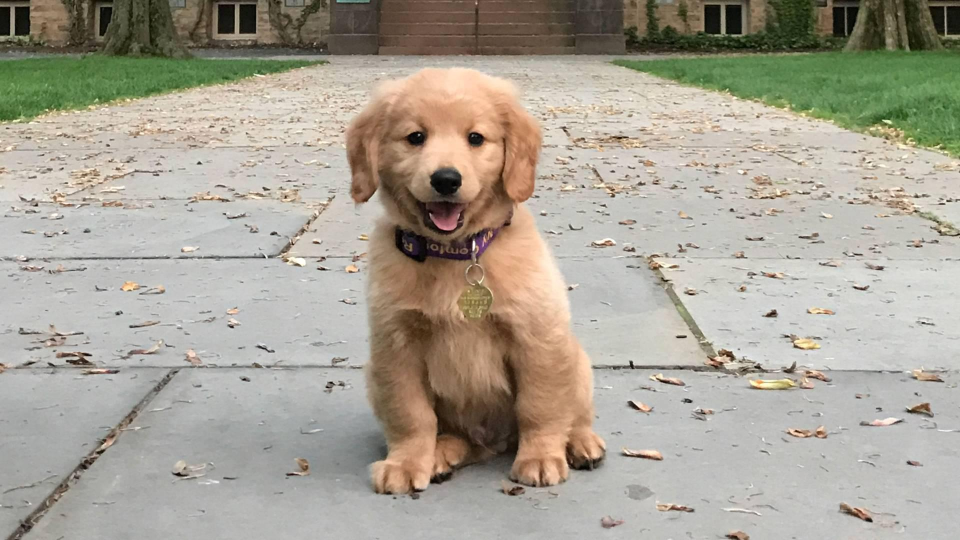
#> input picture dog.jpg, 1920 x 1080 px (shown at 1/2 size)
$ jupyter execute DFTvsDCT.ipynb
#> lines starting #> are read from the running program, lines starting #| are printed output that depends on the picture
<h1>Project 1: Image Compression using DCT and DFT</h1>
<p>In this project well implement two different image compression techniques which are Discrete Cosine Transform and Discrete Fourier Transform. We'll compare how each one perfoms and how this relates to their mathematics.</p>

<h3>first we start with image preprocessing</h3>

[cell 1]
import numpy as np
import pandas as pd
import matplotlib.pyplot as plt
from PIL import Image
from scipy.fftpack import dct, idct, fft, ifft
from skimage.util import img_as_float
from skimage.color import rgb2gray
import cv2

[cell 2]
#image loading
image = cv2.imread('dog.jpg')
#> image is the input picture: shape (1080, 1920, 3); mean B, G, R 148.9, 162.2, 168.2
# image = cv2.cvtColor(image, cv2.COLOR_BGR2RGB)
image = img_as_float(image)
gray_image = rgb2gray(image)
plt.imshow(gray_image, cmap='gray')
plt.title('Original Grayscale Image')
plt.axis('off')
plt.show()

[cell 3]
#i'll resize it to 256x256 for simplicity
image_resized = cv2.resize(gray_image,(256,256))
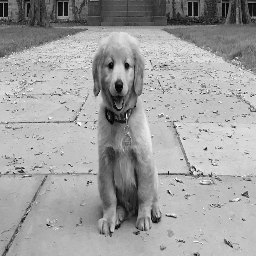
#> image_resized: shape (256, 256) float64; min 0.00266, max 0.992, mean 0.627

<h3> Now let's Divide the image into 8x8 blocks </h3>

[cell 4]
blksize =8
blocks = []
for i in range(0, image_resized.shape[0], blksize):
    for j in range(0, image_resized.shape[1], blksize):
        block = image_resized[i:i+blksize, j:j+blksize]
        blocks.append(block)
#> after the loop, blocks = 1024 items
blocks = np.array(blocks)
plt.imshow(blocks[0], cmap='gray')
plt.title('first block')
plt.axis('off')
plt.show()

### Next we apply DCT to each block...but let's first understannd what and how DCT works:
<p>Given a signal x[n], we could previously use DFT to transform it to frequency domain where x[f] = summation of X[m] * e^(-j2pikn/N) over k=0 to N-1 and to get back to time representaion -> IDFT is then x[n] = summation of X[k]/N * e^(j2pikn/N) over k=0 to N-1. Obviously this yeilds complex numbers/sinusiods which are not ideal, nor cost effective, for image processing. It won't matter a lot when working on LTI systems, but for compression tasks, we want to avoid complex numbers as much as possible. Loss of information happens when we quantize the coefficients, and working with complex numbers makes this loss worse.
On the other hand, with DCT, the signal is represented as a sum of cosine functions oscillating at different frequencies, so losing a part of signal is less effective as another half represents the same information.
DCT is a similar transform that uses yields real numbers and cosines instead of complex exponentials. In DCT, large amount of signal information is cocentrated mostly in lower frequencies, which makes it more suitable for compression tasks as we can lose parts of the higher frequency components with less quality loss.(As we learned in information thery, higher freqs represent less important and the more probability of occurance, the less information they carry).</p>

[cell 5]
#number of blocks
blocks

[cell 6]
#plot resized image
plt.imshow(image_resized, cmap='gray')
plt.title('resized image')
plt.axis('off')
plt.show()

[cell 7]
#apply dct 2d with 1d function
blocks.shape[0]
#> Out = 1024

[cell 8]
dct_rows = np.zeros_like(blocks)
dct_blocks = np.zeros_like(blocks)
for r in range (blocks.shape[0]):
    dct_rows[r] = dct(blocks[r], axis=1, norm='ortho')
for c in range (blocks.shape[0]):
    dct_blocks[c]=dct(dct_rows[c], axis=0, norm='ortho')

Now let's compute energy compaction for DCT 8x8 blocks:

[cell 9]
dct_blocks

[cell 10]
#flatten first the blocks
flattened_dct_blocks = dct_blocks.reshape(dct_blocks.shape[0], -1)
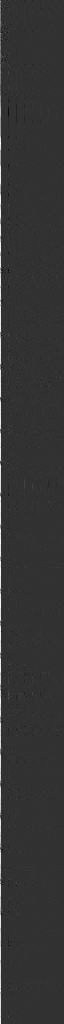
#> flattened_dct_blocks: shape (1024, 64) float64; min -1.67, max 6.86, mean 0.0773; drawn with min black and max white
flattened_dct_blocks

[cell 11]
#magnitudes calculation
magnitudes = np.abs(flattened_dct_blocks)
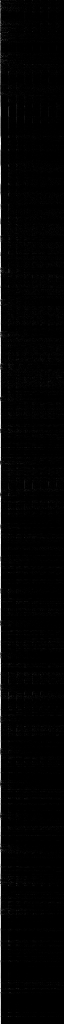
#> magnitudes: shape (1024, 64) float64; min 1.81e-07, max 6.86, mean 0.124; drawn with min black and max white
magnitudes

[cell 12]
#now we try different compression ratios by zeroing small coefficients
def compress_dct_blocks(dct_blocks, keep_fraction):
    flattened = dct_blocks.reshape(dct_blocks.shape[0], -1)
    magnitudes = np.abs(flattened)
    compressed_blocks = np.zeros_like(flattened)
    for i in range(magnitudes.shape[0]):
        thresh = np.percentile(magnitudes[i], (1 - keep_fraction) * 100)
        compressed_blocks[i] = np.where(magnitudes[i] >= thresh, flattened[i], 0)
    return compressed_blocks.reshape(dct_blocks.shape)
compression_ratios = [0.1, 0.3, 0.5, 0.7, 0.9]
compressed_dct_blocks_list = []
for ratio in compression_ratios:
    compressed_blocks = compress_dct_blocks(dct_blocks, ratio)
    compressed_dct_blocks_list.append(compressed_blocks)
#> after the loop, compressed_dct_blocks_list = 5 items
compressed_dct_blocks_list
#reconstruct images from compressed dct blocks
def reconstruct_image_from_dct_blocks(dct_blocks, image_shape, blksize):
    reconstructed_image = np.zeros(image_shape)
    idx = 0
    for i in range(0, image_shape[0], blksize):
        for j in range(0, image_shape[1], blksize):
            block_dct = dct_blocks[idx]
            block_idct_rows = idct(block_dct, axis=0, norm='ortho')
            block_idct = idct(block_idct_rows, axis=1, norm='ortho')
            reconstructed_image[i:i+blksize, j:j+blksize] = block_idct
            idx += 1
    return reconstructed_image
reconstructed_images = []
for compressed_blocks in compressed_dct_blocks_list:
    reconstructed_image = reconstruct_image_from_dct_blocks(compressed_blocks, image_resized.shape, blksize)
    reconstructed_images.append(reconstructed_image)
#> this loop made 5 passes
#> after the loop, reconstructed_images = 5 items
#display reconstructed images
for i, ratio in enumerate(compression_ratios):
    plt.imshow(reconstructed_images[i], cmap='gray')
    plt.title(f'Reconstructed Image with {int(ratio*100)}% DCT Coefficients')
    plt.axis('off')
    plt.show()

[cell 13]
#now i'll calc mean squared error for each reconstructed image
#first normal image mse
mse_values = []
norm_image = np.linalg.norm(image_resized)
#> norm_image = 168.2
for reconstructed_image in reconstructed_images:
    # mse = np.mean((image_resized - reconstructed_image) ** 2) / (norm_image ** 2)
    mse = np.mean((image_resized - reconstructed_image) ** 2)
    mse_values.append(mse)
#> this loop made 5 passes
#> mse on passes 1 to 5: 0.00226, 0.000772, 0.000242, 4.94e-05, 3.14e-06
#> after the loop, mse_values = [0.00226, 0.000772, 0.000242, 4.94e-05, 3.14e-06]
mse_values
#plot mse vs compression ratio
plt.plot([int(r*100) for r in compression_ratios], mse_values, marker
='o')
plt.title('MSE vs Compression Ratio using DCT')
plt.xlabel('Compression Ratio (%)')
plt.ylabel('Normalized Mean Squared Error (MSE)')
plt.grid()
plt.show()

### The previous part was implemneted on 8x8 blocks, let's try 4x4 blocks now:

[cell 14]
#divide into 4x4 blocks
blksize =4
blocks = []
for i in range(0, image_resized.shape[0], blksize):
    for j in range(0, image_resized.shape[1], blksize):
        block = image_resized[i:i+blksize, j:j+blksize]
        blocks.append(block)
#> after the loop, blocks = 4096 items
blocks = np.array(blocks)
plt.imshow(blocks[0], cmap='gray')
plt.title('first block')
plt.axis('off')
plt.show()
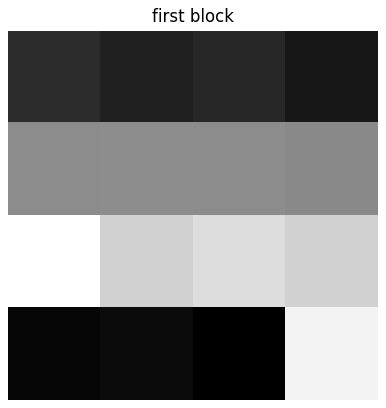
#> figure drawn by matplotlib, 1 panel
#then repeat the same steps as before with 4x4 blocks
dct_rows = np.zeros_like(blocks)
dct_blocks = np.zeros_like(blocks)
for r in range (blocks.shape[0]):
    dct_rows[r] = dct(blocks[r], axis=1, norm='ortho')
for c in range (blocks.shape[0]):
    dct_blocks[c]=dct(dct_rows[c], axis=0, norm='ortho')
dct_blocks
#flatten first the blocks
flattened_dct_blocks = dct_blocks.reshape(dct_blocks.shape[0], -1
)
flattened_dct_blocks
#magnitudes calculation
magnitudes = np.abs(flattened_dct_blocks)
magnitudes
#now we try different compression ratios by zeroing small coefficients
def compress_dct_blocks(dct_blocks, keep_fraction):
    flattened = dct_blocks.reshape(dct_blocks.shape[0], -1)
    magnitudes = np.abs(flattened)
    compressed_blocks = np.zeros_like(flattened)
    for i in range(magnitudes.shape[0]):
        thresh = np.percentile(magnitudes[i], (1 - keep_fraction) * 100)
        compressed_blocks[i] = np.where(magnitudes[i] >= thresh, flattened[i], 0)
    return compressed_blocks.reshape(dct_blocks.shape)
compression_ratios = [0.1, 0.3, 0.5,
                        0.7, 0.9]
compressed_dct_blocks_list = []
for ratio in compression_ratios:
    compressed_blocks = compress_dct_blocks(dct_blocks, ratio)
    compressed_dct_blocks_list.append(compressed_blocks)
compressed_dct_blocks_list
#reconstruct images from compressed dct blocks
def reconstruct_image_from_dct_blocks(dct_blocks, image_shape, blksize):
    reconstructed_image = np.zeros(image_shape)
    idx = 0
    for i in range(0, image_shape[0], blksize):
        for j in range(0, image_shape[1], blksize):
            block_dct = dct_blocks[idx]
            block_idct_rows = idct(block_dct, axis=0, norm='ortho')
            block_idct = idct(block_idct_rows, axis=1, norm='ortho')
            reconstructed_image[i:i+blksize, j:j+blksize] = block_idct
            idx += 1
    return reconstructed_image
reconstructed_images = []
for compressed_blocks in compressed_dct_blocks_list:
    reconstructed_image = reconstruct_image_from_dct_blocks(compressed_blocks, image_resized.shape, blksize)
    reconstructed_images.append(reconstructed_image)
#> this loop made 5 passes
#> pass 1, `reconstructed_image = reconstruct_image_from_dct_blocks(compressed_blo..`:
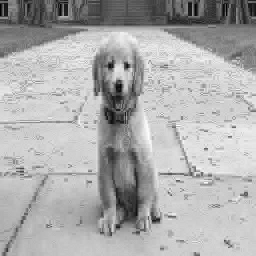
#> reconstructed_image: shape (256, 256) float64; min -0.0335, max 0.938, mean 0.627; drawn with min black and max white
#display reconstructed images
for i, ratio in enumerate(compression_ratios):
    plt.imshow(reconstructed_images[i], cmap='gray')
    plt.title(f'Reconstructed Image with {int(ratio*100)}% DCT Coefficients (4x4 blocks)')
    plt.axis('off')
    plt.show()
#now i'll calc mean squared error for each reconstructed image
#mse for 4x4 blocks
mse_values = []
norm_image = np.linalg.norm(image_resized)
for reconstructed_image in reconstructed_images:
    # mse = np.mean((image_resized - reconstructed_image) ** 2) / (norm_image ** 2)
    mse = np.mean((image_resized - reconstructed_image) ** 2)
    mse_values.append(mse)
#> this loop made 5 passes
#> mse on passes 1 to 5: 0.00286, 0.000945, 0.000336, 9.04e-05, 1.08e-05
#> after the loop, mse_values = [0.00286, 0.000945, 0.000336, 9.04e-05, 1.08e-05]
mse_values
#plot mse vs compression ratio
plt.plot([int(r*100) for r in compression_ratios], mse_values, marker
='o')
plt.title('MSE vs Compression Ratio using DCT (4x4 blocks)')
plt.xlabel('Compression Ratio (%)')
plt.ylabel('Normalized Mean Squared Error (MSE)')
plt.grid()
plt.show()

### Now DCT on 16x16 blocks:

[cell 15]
#divide into 16x16 blocks
blksize =16
blocks = []
for i in range(0, image_resized.shape[0], blksize):
    for j in range(0, image_resized.shape[1], blksize):
        block = image_resized[i:i+blksize, j:j+blksize]
        blocks.append(block)
#> after the loop, blocks = 256 items
blocks = np.array(blocks)
plt.imshow(blocks[0], cmap='gray')
plt.title('first block')
plt.axis('off')
plt.show()
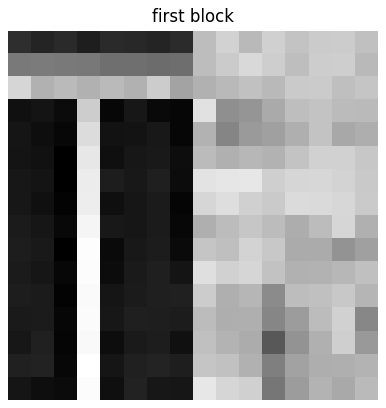
#> figure drawn by matplotlib, 1 panel
#then repeat the same steps as before with 4x4 blocks
dct_rows = np.zeros_like(blocks)
dct_blocks = np.zeros_like(blocks)
for r in range (blocks.shape[0]):
    dct_rows[r] = dct(blocks[r], axis=1, norm='ortho')
for c in range (blocks.shape[0]):
    dct_blocks[c]=dct(dct_rows[c], axis=0, norm='ortho')
dct_blocks
#flatten first the blocks
flattened_dct_blocks = dct_blocks.reshape(dct_blocks.shape[0], -1
)
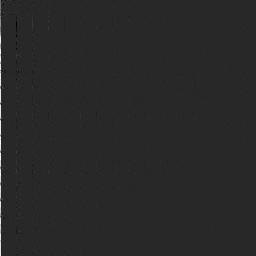
#> flattened_dct_blocks: shape (256, 256) float64; min -2.53, max 13.44, mean 0.0389; drawn with min black and max white
flattened_dct_blocks
#magnitudes calculation
magnitudes = np.abs(flattened_dct_blocks)
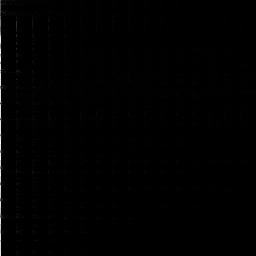
#> magnitudes: shape (256, 256) float64; min 4.14e-08, max 13.44, mean 0.0913; drawn with min black and max white
magnitudes
#now we try different compression ratios by zeroing small coefficients
def compress_dct_blocks(dct_blocks, keep_fraction):
    flattened = dct_blocks.reshape(dct_blocks.shape[0], -1)
    magnitudes = np.abs(flattened)
    compressed_blocks = np.zeros_like(flattened)
    for i in range(magnitudes.shape[0]):
        thresh = np.percentile(magnitudes[i], (1 - keep_fraction) * 100)
        compressed_blocks[i] = np.where(magnitudes[i] >= thresh, flattened[i], 0)
    return compressed_blocks.reshape(dct_blocks.shape)
compression_ratios = [0.1, 0.3, 0.5,
                        0.7, 0.9]
compressed_dct_blocks_list = []
for ratio in compression_ratios:
    compressed_blocks = compress_dct_blocks(dct_blocks, ratio)
    compressed_dct_blocks_list.append(compressed_blocks)
compressed_dct_blocks_list
#reconstruct images from compressed dct blocks
def reconstruct_image_from_dct_blocks(dct_blocks, image_shape, blksize):
    reconstructed_image = np.zeros(image_shape)
    idx = 0
    for i in range(0, image_shape[0], blksize):
        for j in range(0, image_shape[1], blksize):
            block_dct = dct_blocks[idx]
            block_idct_rows = idct(block_dct, axis=0, norm='ortho')
            block_idct = idct(block_idct_rows, axis=1, norm='ortho')
            reconstructed_image[i:i+blksize, j:j+blksize] = block_idct
            idx += 1
    return reconstructed_image
reconstructed_images = []
for compressed_blocks in compressed_dct_blocks_list:
    reconstructed_image = reconstruct_image_from_dct_blocks(compressed_blocks, image_resized.shape, blksize)
    reconstructed_images.append(reconstructed_image)
#> this loop made 5 passes
#> pass 1, `reconstructed_image = reconstruct_image_from_dct_blocks(compressed_blo..`:
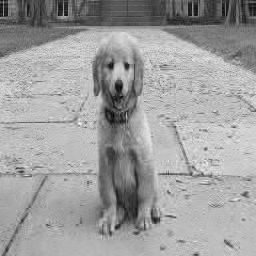
#> reconstructed_image: shape (256, 256) float64; min -0.0728, max 1.05, mean 0.627; drawn with min black and max white
#display reconstructed images
for i, ratio in enumerate(compression_ratios):
    plt.imshow(reconstructed_images[i], cmap='gray')
    plt.title(f'Reconstructed Image with {int(ratio*100)}% DCT Coefficients (16x16)')
    plt.axis('off')
    plt.show()
#now i'll calc mean squared error for each reconstructed image
#mse for 4x4 blocks
mse_values = []
norm_image = np.linalg.norm(image_resized)
for reconstructed_image in reconstructed_images:
    # mse = np.mean((image_resized - reconstructed_image) ** 2) / (norm_image ** 2)
    mse = np.mean((image_resized - reconstructed_image) ** 2)
    mse_values.append(mse)
#> this loop made 5 passes
#> mse on passes 1 to 5: 0.00219, 0.000719, 0.000226, 4.57e-05, 1.83e-06
#> after the loop, mse_values = [0.00219, 0.000719, 0.000226, 4.57e-05, 1.83e-06]
mse_values
#plot mse vs compression ratio
plt.plot([int(r*100) for r in compression_ratios], mse_values, marker
='o')
plt.title('MSE vs Comp Ratio using DCT 16x16 blocks')
plt.xlabel('Compression Ratio')
plt.ylabel('Normalized Mean Squared Error')
plt.grid()
plt.show()
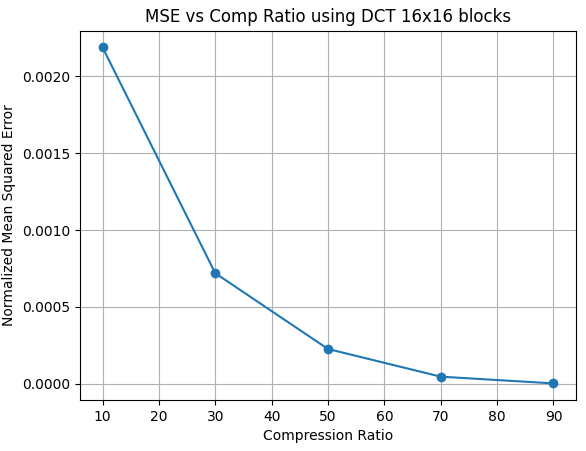
#> figure drawn by matplotlib, 1 panel
